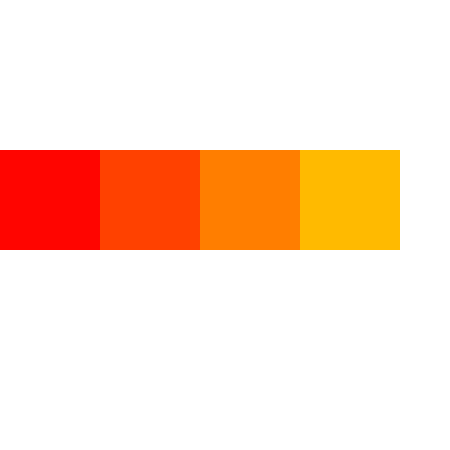
Frame 1 (no input)
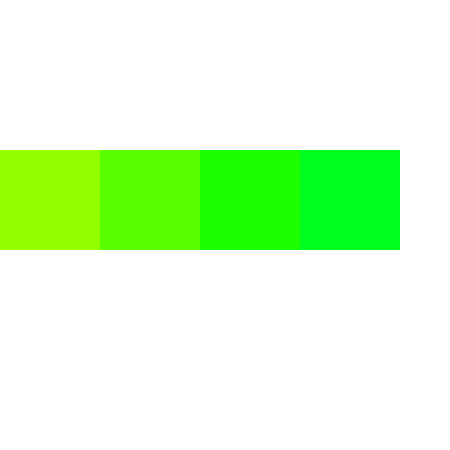
Frame 60 (the mouse pressed at the canvas centre just before this capture)
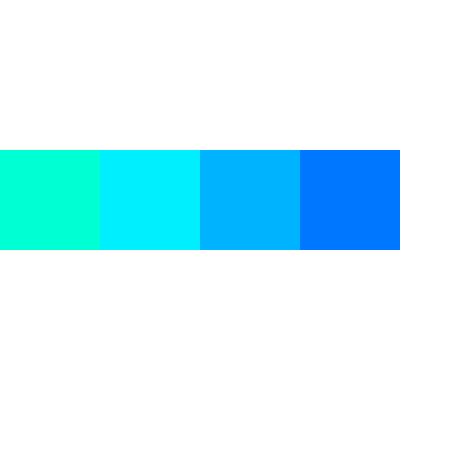
Frame 120 (the mouse held since frame 60 and released just before this capture)

The Processing sketch that drew these frames (run headless with seeded random() and noise(); from frame 60 on, the mouse is pressed at the canvas centre):

// Processing sketch: processing_38839
// ── processing_38839.pde

Square s1;
Square s2;
Square s3;
Square s4;
 
void setup() 
{
  size(450, 450);  
  colorMode(HSB, 255);
  s1 = new Square(0, 150, 0);
  s2 = new Square(100, 150, 10);
  s3 = new Square(200, 150, 20);
  s4 = new Square(300, 150, 30);

}

void draw() { ;
  background(255);
  s1.update();
  s1.render();
  s2.update();
  s2.render();
  s3.update();
  s3.render();
  s4.update();
  s4.render();

} 
 
class Square { 
  float xpos, ypos, filler; 
  Square (float x, float y, float f) {  
    xpos = x;
    ypos = y; 
    filler = f;
  } 
  void update() {
    if(filler <= 255){
     filler++;
     }
     if(filler > 255){
     filler = 0;
     }      
   }
  void render(){  
    noStroke();      
    fill(filler, 255, 255); 
    rect(xpos, ypos, 100, 100);  
}
}
